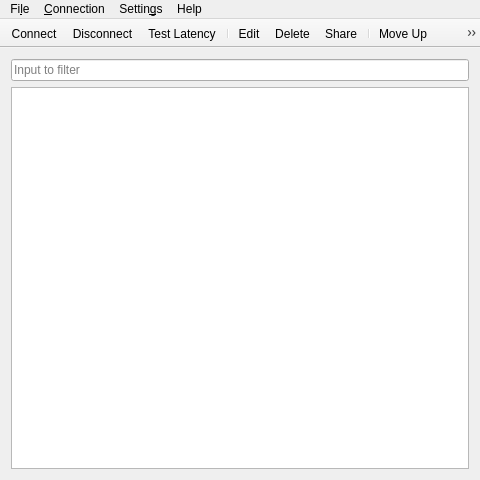
<?xml version="1.0" encoding="UTF-8"?>
<ui version="4.0">
 <class>MainWindow</class>
 <widget class="QMainWindow" name="MainWindow">
  <property name="geometry">
   <rect>
    <x>0</x>
    <y>0</y>
    <width>480</width>
    <height>480</height>
   </rect>
  </property>
  <property name="minimumSize">
   <size>
    <width>400</width>
    <height>400</height>
   </size>
  </property>
  <property name="windowTitle">
   <string>Connection Manager</string>
  </property>
  <property name="windowIcon">
   <iconset resource="icons.qrc">
    <normaloff>:/icons/icons/shadowsocks-qt5.png</normaloff>:/icons/icons/shadowsocks-qt5.png</iconset>
  </property>
  <property name="toolButtonStyle">
   <enum>Qt::ToolButtonFollowStyle</enum>
  </property>
  <widget class="QWidget" name="centralWidget">
   <layout class="QVBoxLayout" name="verticalLayout">
    <item>
     <widget class="QLineEdit" name="filterLineEdit">
      <property name="placeholderText">
       <string>Input to filter</string>
      </property>
      <property name="clearButtonEnabled">
       <bool>true</bool>
      </property>
     </widget>
    </item>
    <item>
     <widget class="QTableView" name="connectionView">
      <property name="editTriggers">
       <set>QAbstractItemView::NoEditTriggers</set>
      </property>
      <property name="tabKeyNavigation">
       <bool>false</bool>
      </property>
      <property name="selectionMode">
       <enum>QAbstractItemView::SingleSelection</enum>
      </property>
      <property name="selectionBehavior">
       <enum>QAbstractItemView::SelectRows</enum>
      </property>
      <property name="showGrid">
       <bool>false</bool>
      </property>
      <property name="sortingEnabled">
       <bool>true</bool>
      </property>
      <property name="wordWrap">
       <bool>false</bool>
      </property>
      <property name="cornerButtonEnabled">
       <bool>false</bool>
      </property>
      <attribute name="verticalHeaderVisible">
       <bool>false</bool>
      </attribute>
     </widget>
    </item>
   </layout>
  </widget>
  <widget class="QToolBar" name="toolBar">
   <property name="windowTitle">
    <string>Show Toolbar</string>
   </property>
   <property name="movable">
    <bool>false</bool>
   </property>
   <property name="allowedAreas">
    <set>Qt::AllToolBarAreas</set>
   </property>
   <property name="toolButtonStyle">
    <enum>Qt::ToolButtonFollowStyle</enum>
   </property>
   <property name="floatable">
    <bool>false</bool>
   </property>
   <attribute name="toolBarArea">
    <enum>TopToolBarArea</enum>
   </attribute>
   <attribute name="toolBarBreak">
    <bool>false</bool>
   </attribute>
   <addaction name="actionConnect"/>
   <addaction name="actionDisconnect"/>
   <addaction name="actionTestLatency"/>
   <addaction name="separator"/>
   <addaction name="actionEdit"/>
   <addaction name="actionDelete"/>
   <addaction name="actionShare"/>
   <addaction name="separator"/>
   <addaction name="actionMoveUp"/>
   <addaction name="actionMoveDown"/>
  </widget>
  <widget class="QMenuBar" name="menuBar">
   <property name="geometry">
    <rect>
     <x>0</x>
     <y>0</y>
     <width>480</width>
     <height>30</height>
    </rect>
   </property>
   <widget class="QMenu" name="menuConnection">
    <property name="title">
     <string>&amp;Connection</string>
    </property>
    <widget class="QMenu" name="menuAdd">
     <property name="title">
      <string>&amp;Add</string>
     </property>
     <property name="icon">
      <iconset theme="list-add">
       <normaloff>.</normaloff>.</iconset>
     </property>
     <addaction name="actionManually"/>
     <addaction name="actionURI"/>
     <addaction name="actionQRCodeFromFile"/>
     <addaction name="actionQRCode"/>
     <addaction name="actionScanQRCodeCapturer"/>
     <addaction name="actionFromConfigJson"/>
    </widget>
    <addaction name="menuAdd"/>
    <addaction name="actionEdit"/>
    <addaction name="actionShare"/>
    <addaction name="actionDelete"/>
    <addaction name="separator"/>
    <addaction name="actionConnect"/>
    <addaction name="actionForceConnect"/>
    <addaction name="actionDisconnect"/>
    <addaction name="actionTestLatency"/>
    <addaction name="actionTestAllLatency"/>
    <addaction name="separator"/>
    <addaction name="actionViewLog"/>
    <addaction name="separator"/>
    <addaction name="actionMoveUp"/>
    <addaction name="actionMoveDown"/>
   </widget>
   <widget class="QMenu" name="menuFile">
    <property name="title">
     <string>Fi&amp;le</string>
    </property>
    <addaction name="actionImportGUIJson"/>
    <addaction name="actionExportGUIJson"/>
    <addaction name="actionSaveManually"/>
    <addaction name="separator"/>
    <addaction name="actionQuit"/>
   </widget>
   <widget class="QMenu" name="menuSettings">
    <property name="title">
     <string>Settin&amp;gs</string>
    </property>
    <addaction name="actionGeneralSettings"/>
    <addaction name="separator"/>
    <addaction name="actionShowFilterBar"/>
   </widget>
   <widget class="QMenu" name="menuHelp">
    <property name="title">
     <string>Help</string>
    </property>
    <addaction name="actionAbout"/>
    <addaction name="actionAboutQt"/>
    <addaction name="separator"/>
    <addaction name="actionReportBug"/>
   </widget>
   <addaction name="menuFile"/>
   <addaction name="menuConnection"/>
   <addaction name="menuSettings"/>
   <addaction name="menuHelp"/>
  </widget>
  <action name="actionManually">
   <property name="text">
    <string>&amp;Manually</string>
   </property>
   <property name="toolTip">
    <string>Add connection manually</string>
   </property>
  </action>
  <action name="actionQRCode">
   <property name="text">
    <string>&amp;Scan QR Code on Screen</string>
   </property>
  </action>
  <action name="actionQRCodeFromFile">
   <property name="icon">
    <iconset theme="document-open">
     <normaloff>.</normaloff>.</iconset>
   </property>
   <property name="text">
    <string>&amp;From QR Code Image File</string>
   </property>
   <property name="toolTip">
    <string>From QR code image file</string>
   </property>
  </action>
  <action name="actionURI">
   <property name="text">
    <string>&amp;URI</string>
   </property>
   <property name="toolTip">
    <string>Add connection from URI</string>
   </property>
  </action>
  <action name="actionDelete">
   <property name="icon">
    <iconset theme="list-remove">
     <normaloff>.</normaloff>.</iconset>
   </property>
   <property name="text">
    <string>&amp;Delete</string>
   </property>
  </action>
  <action name="actionEdit">
   <property name="text">
    <string>&amp;Edit</string>
   </property>
  </action>
  <action name="actionConnect">
   <property name="text">
    <string>&amp;Connect</string>
   </property>
  </action>
  <action name="actionDisconnect">
   <property name="text">
    <string>D&amp;isconnect</string>
   </property>
  </action>
  <action name="actionQuit">
   <property name="icon">
    <iconset theme="application-exit">
     <normaloff>.</normaloff>.</iconset>
   </property>
   <property name="text">
    <string>&amp;Quit</string>
   </property>
   <property name="shortcut">
    <string>Ctrl+Q</string>
   </property>
  </action>
  <action name="actionAbout">
   <property name="icon">
    <iconset theme="help-about">
     <normaloff>.</normaloff>.</iconset>
   </property>
   <property name="text">
    <string>&amp;About</string>
   </property>
  </action>
  <action name="actionAboutQt">
   <property name="text">
    <string>About &amp;Qt</string>
   </property>
  </action>
  <action name="actionGeneralSettings">
   <property name="text">
    <string>&amp;General Settings</string>
   </property>
  </action>
  <action name="actionShare">
   <property name="text">
    <string>&amp;Share</string>
   </property>
  </action>
  <action name="actionReportBug">
   <property name="text">
    <string>&amp;Report Bug</string>
   </property>
  </action>
  <action name="actionViewLog">
   <property name="text">
    <string>View &amp;Log</string>
   </property>
  </action>
  <action name="actionTestLatency">
   <property name="text">
    <string>&amp;Test Latency</string>
   </property>
   <property name="toolTip">
    <string>Test the latency of selected connection</string>
   </property>
  </action>
  <action name="actionTestAllLatency">
   <property name="text">
    <string>Test All C&amp;onnections Latency</string>
   </property>
  </action>
  <action name="actionImportGUIJson">
   <property name="text">
    <string>&amp;Import Connections from gui-config.json</string>
   </property>
   <property name="toolTip">
    <string>Import connections from old version configuration file</string>
   </property>
  </action>
  <action name="actionFromConfigJson">
   <property name="icon">
    <iconset theme="document-open">
     <normaloff>.</normaloff>.</iconset>
   </property>
   <property name="text">
    <string>From &amp;config.json</string>
   </property>
  </action>
  <action name="actionSaveManually">
   <property name="icon">
    <iconset theme="document-save">
     <normaloff>.</normaloff>.</iconset>
   </property>
   <property name="text">
    <string>&amp;Save Manually</string>
   </property>
   <property name="shortcut">
    <string>Ctrl+Shift+S</string>
   </property>
  </action>
  <action name="actionMoveUp">
   <property name="icon">
    <iconset theme="go-up">
     <normaloff>.</normaloff>.</iconset>
   </property>
   <property name="text">
    <string>&amp;Move Up</string>
   </property>
  </action>
  <action name="actionMoveDown">
   <property name="icon">
    <iconset theme="go-down">
     <normaloff>.</normaloff>.</iconset>
   </property>
   <property name="text">
    <string>Mo&amp;ve Down</string>
   </property>
  </action>
  <action name="actionShowFilterBar">
   <property name="checkable">
    <bool>true</bool>
   </property>
   <property name="checked">
    <bool>true</bool>
   </property>
   <property name="text">
    <string>&amp;Show Filter Bar</string>
   </property>
   <property name="shortcut">
    <string>Ctrl+F</string>
   </property>
  </action>
  <action name="actionExportGUIJson">
   <property name="text">
    <string>&amp;Export as gui-config.json</string>
   </property>
  </action>
  <action name="actionScanQRCodeCapturer">
   <property name="text">
    <string>Scan &amp;QR Code using Capturer</string>
   </property>
   <property name="toolTip">
    <string>Scan QR Code using Capturer</string>
   </property>
  </action>
  <action name="actionForceConnect">
   <property name="text">
    <string>Force Connect</string>
   </property>
   <property name="toolTip">
    <string>Connect to this connection and disconnect any connections currently using  the same local port</string>
   </property>
  </action>
 </widget>
 <layoutdefault spacing="6" margin="11"/>
 <resources>
  <include location="icons.qrc"/>
 </resources>
 <connections>
  <connection>
   <sender>actionShowFilterBar</sender>
   <signal>toggled(bool)</signal>
   <receiver>filterLineEdit</receiver>
   <slot>setVisible(bool)</slot>
   <hints>
    <hint type="sourcelabel">
     <x>-1</x>
     <y>-1</y>
    </hint>
    <hint type="destinationlabel">
     <x>239</x>
     <y>88</y>
    </hint>
   </hints>
  </connection>
 </connections>
</ui>
